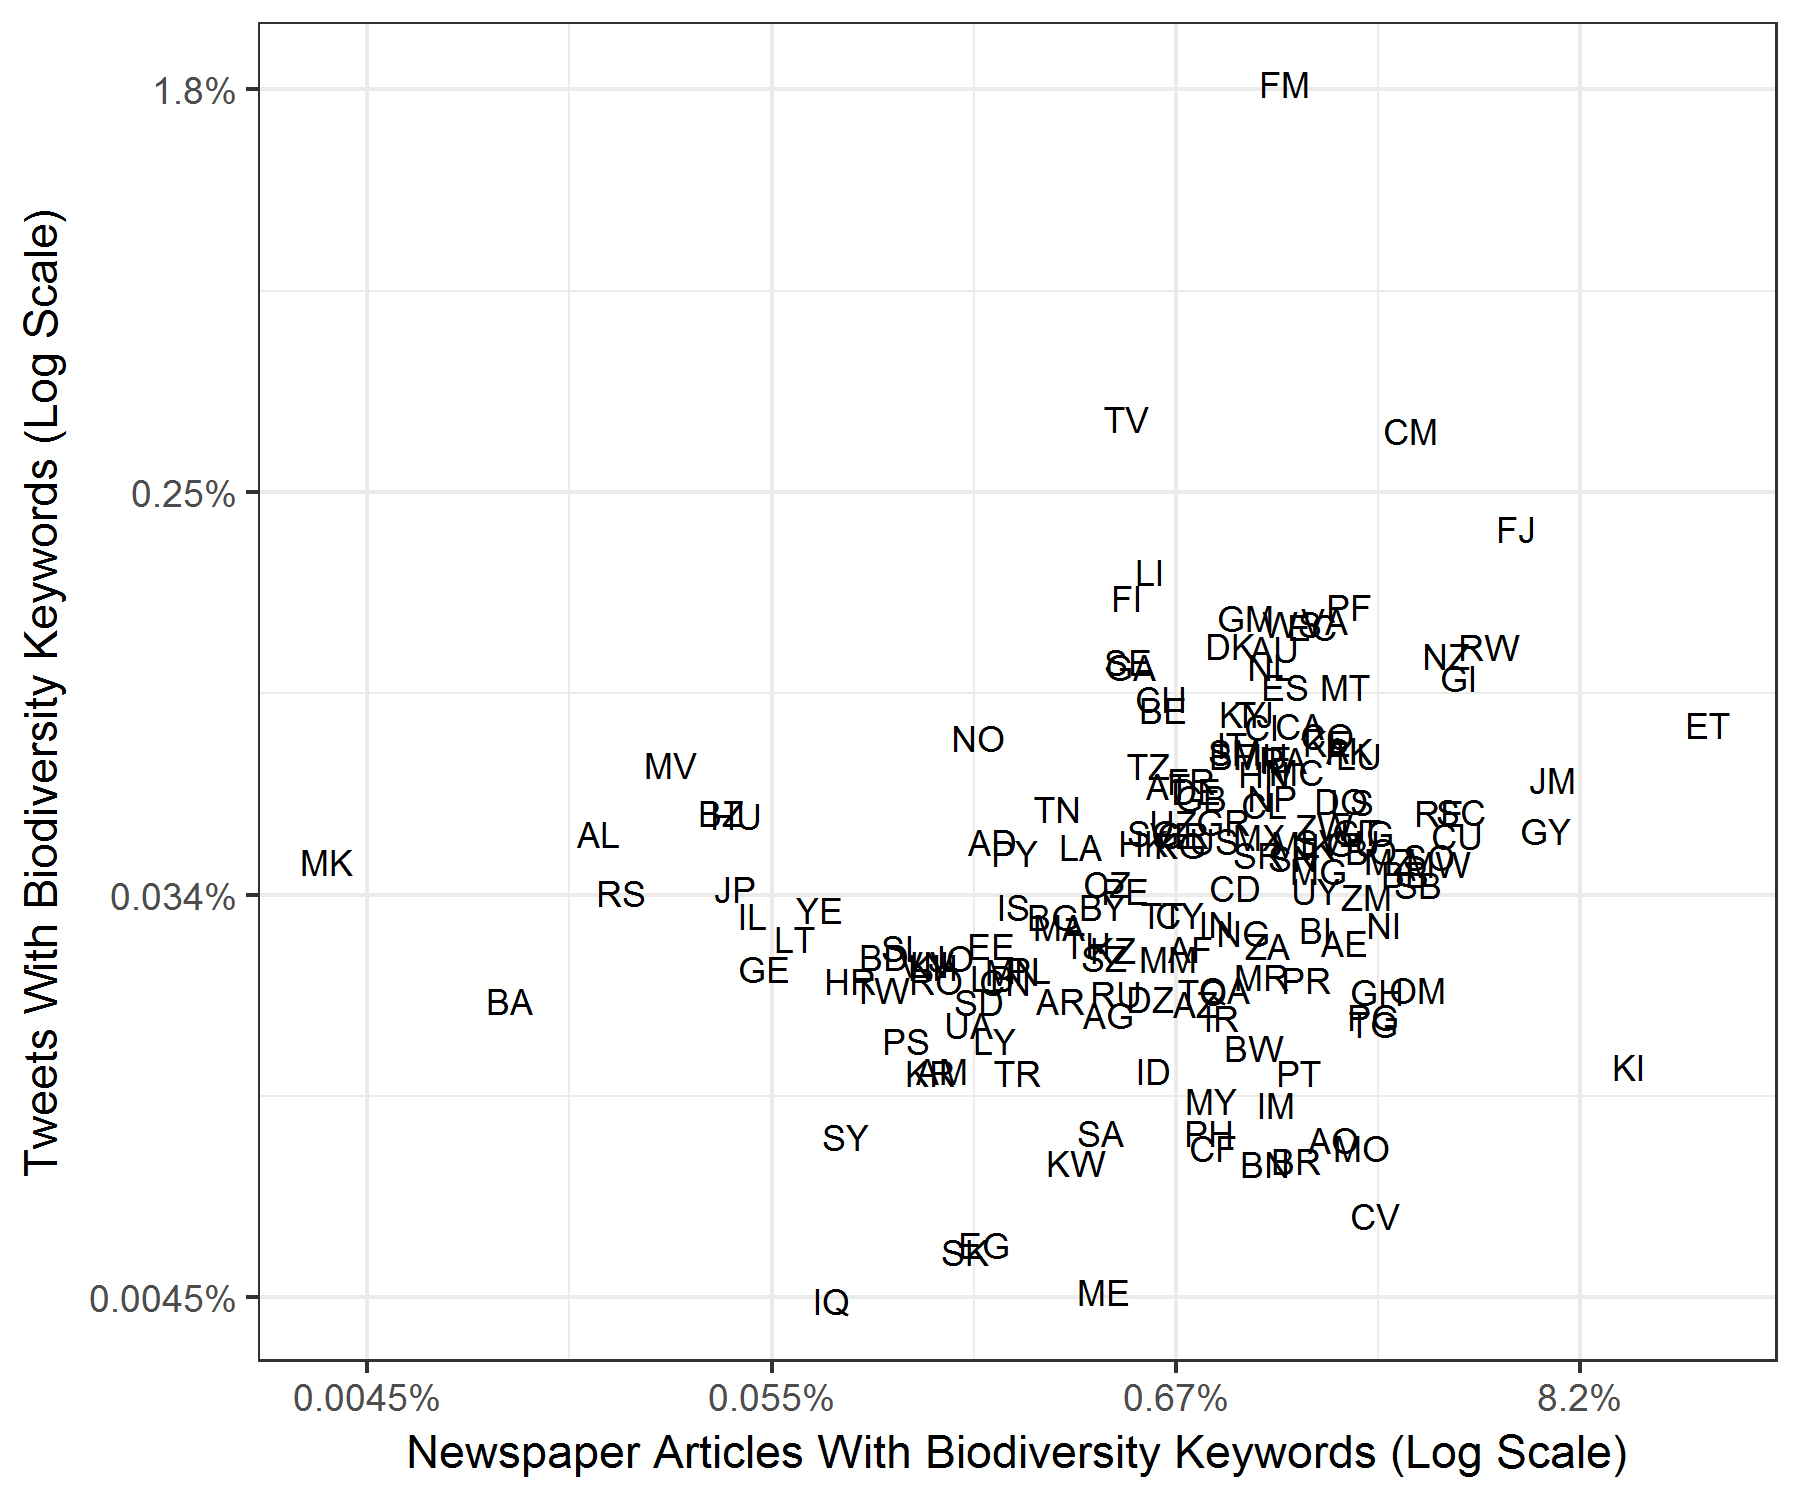

Recreate this plot in R.
# !diagnostics off

library(dplyr)
library(ggplot2)

#twitter
twit <- read.csv('https://ci-tweet-csv-dumps.s3.amazonaws.com/TWITTER-BASELINE.csv',
                 na.strings = '') %>%
  filter(!month %in% c('2017-10', '2018-04'))
twit$any[is.na(twit$any)] <- 0
twit$just_species[is.na(twit$just_species)] <- 0

twit$any <- twit$any - twit$just_species

twit <- twit %>% group_by(country) %>%
  summarize(twitter_count = sum(any),
            twitter_total = sum(baseline)) %>%
  mutate(twitter_rate = twitter_count/twitter_total)

#newspapers
news <- read.csv('https://ci-tweet-csv-dumps.s3.amazonaws.com/WEBHOSE-BASELINE.csv',
                 na.strings = '') %>%
  filter(!month %in% c('2017-10', '2018-04'))
news$any[is.na(news$any)] <- 0

news <- news %>% group_by(country) %>%
  summarize(news_count = sum(any),
            news_total = sum(baseline)) %>%
  mutate(news_rate = news_count/news_total)

#trends
trends <- read.csv('https://ci-tweet-csv-dumps.s3.amazonaws.com/TRENDS.csv',
                   na.strings = '') %>%
  filter(!month %in% c('2017-10', '2018-04') & !country == '0') %>%
  group_by(country) %>%
  summarize(trends_mean = mean(rate))


#compare
all <- merge(merge(news, twit), trends) %>%
  arrange(news_rate)

all <- all %>% filter(!(twitter_count==0 | news_count==0 | trends_mean==0))

cor(all$news_rate, all$twitter_rate, method="spearman")
cor(all$news_rate, all$trends_mean, method="spearman")
cor(all$trends_mean, all$twitter_rate, method="spearman")

labelformat <- function(x){
  paste0(signif(exp(x)*100, 2), '%')
}

all$Newspapers <- all$news_rate
all$Twitter <- all$twitter_rate
all$`Google Trends` <- all$trends_mean

library(psych)
pairs.panels(log(all[ , c('Newspapers', 'Twitter', 'Google Trends')]),
             smooth = FALSE, ellipses = FALSE, method="spearman", rug=FALSE, 
             hist.col = '#888888', xaxt = "n", yaxt = "n")

ggplot(all) + 
  #geom_point(aes(x=log(news_rate), y=log(twitter_rate))) + 
  geom_text(aes(x=log(news_rate), y=log(twitter_rate), label=country), size=3) +
  scale_x_continuous(labels=labelformat) + 
  scale_y_continuous(labels=labelformat) +
  ylab('Tweets With Biodiversity Keywords (Log Scale)') + 
  xlab('Newspaper Articles With Biodiversity Keywords (Log Scale)') + 
  theme_bw()

ggsave('D:/Documents and Settings/mcooper/GitHub/aichi1/analysis/country_compare.png', width=6, height=5)





